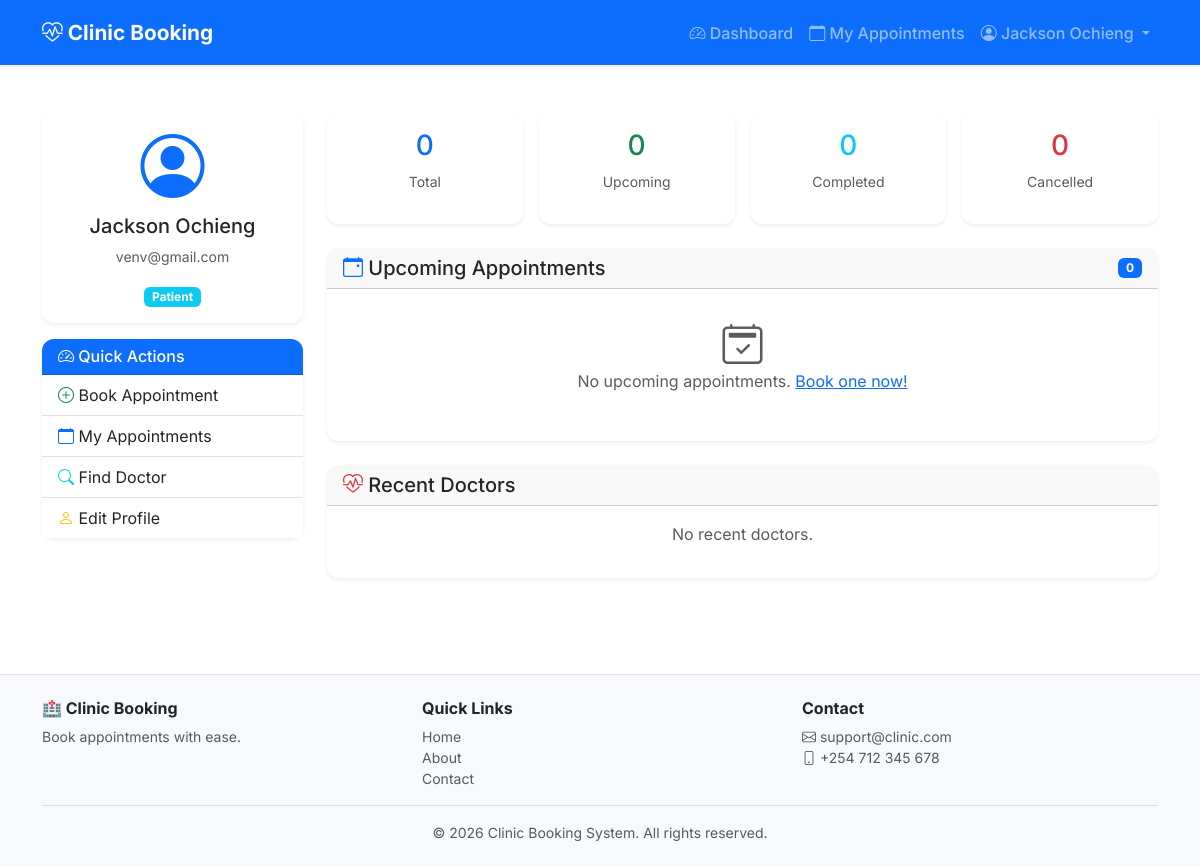
The app's page /accounts/dashboard/patient/ (signed in) with its own data.
### accounts/models.py (models this page shows, shortened)
class User(AbstractUser):
    ROLE_CHOICES = [
        ("patient", "Patient"),
        ("doctor", "Doctor"),
        ("admin", "Admin"),
        ("staff", "Staff"),
    ]
    email = models.EmailField(_("email address"), unique=True)
    phone_number = models.CharField(
        max_length=15,
        validators=[RegexValidator(r"^\+?1?\d{9,15}$")],
        blank=True,
        null=True,
    )
    role = models.CharField(max_length=20, choices=ROLE_CHOICES, default="patient")
    date_of_birth = models.DateField(null=True, blank=True)
    address = models.TextField(blank=True, null=True)
    profile_picture = models.ImageField(upload_to="profile_pics/", null=True, blank=True)
    last_login_ip = models.GenericIPAddressField(null=True, blank=True)
    is_verified = models.BooleanField(default=False)
    verification_token = models.CharField(max_length=255, blank=True, null=True)
    password_reset_token = models.CharField(max_length=255, blank=True, null=True)
    token_created_at = models.DateTimeField(null=True, blank=True)
    created_at = models.DateTimeField(auto_now_add=True)
    updated_at = models.DateTimeField(auto_now=True)
    groups = models.ManyToManyField(
        Group,
        verbose_name=_("groups"),
        blank=True,
        help_text=_("The groups this user belongs to. A user will get all permissions " "granted to each of their groups."),
        related_name="custom_user_set",
        related_query_name="custom_user",
    )
    user_permissions = models.ManyToManyField(
        Permission,
        verbose_name=_("user permissions"),
        blank=True,
        help_text=_("Specific permissions for this user."),
        related_name="custom_user_set",
        related_query_name="custom_user",
    )
    USERNAME_FIELD = "email"
    REQUIRED_FIELDS = ["username", "first_name", "last_name"]
    class Meta:
        ordering = ["-date_joined"]
        indexes = [
            models.Index(fields=["email"]),
            models.Index(fields=["role"]),
            models.Index(fields=["is_active"]),
        ]
    def get_full_name(self):
        return f"{self.first_name} {self.last_name}".strip()

### accounts/views_dashboard.py (the view)
@login_required
def patient_dashboard(request):
    user = request.user
    try:
        patient = Patient.objects.get(user=user)
    except Patient.DoesNotExist:
        messages.warning(request, "Please complete your profile")
        return redirect("profile")
    now = timezone.now()
    upcoming_appointments = Appointment.objects.filter(
        patient=patient, start_time__gte=now, status__in=["scheduled", "confirmed"]
    ).order_by("start_time")[:10]
    past_appointments = Appointment.objects.filter(patient=patient, start_time__lt=now).order_by("-start_time")[:10]
    total_appointments = Appointment.objects.filter(patient=patient).count()
    completed_appointments = Appointment.objects.filter(patient=patient, status="completed").count()
    cancelled_appointments = Appointment.objects.filter(patient=patient, status="cancelled").count()
    upcoming_count = Appointment.objects.filter(
        patient=patient, start_time__gte=now, status__in=["scheduled", "confirmed"]
    ).count()
    recent_doctors = Doctor.objects.filter(appointments__patient=patient).distinct()[:5]
    context = {
        "patient": patient,
        "upcoming_appointments": upcoming_appointments,
        "past_appointments": past_appointments,
        "total_appointments": total_appointments,
        "completed_appointments": completed_appointments,
        "cancelled_appointments": cancelled_appointments,
        "upcoming_count": upcoming_count,
        "recent_doctors": recent_doctors,
        "now": now,
    }
    return render(request, "dashboard/patient_dashboard.html", context)

### templates/dashboard/patient_dashboard.html (shortened to what this page needs)
{% extends 'base.html' %}
{% block content %}
<div class="container py-4">
    <div class="row">
        <div class="col-md-3">
            <div class="card shadow-sm mb-3">
                <div class="card-body text-center">
                    <i class="bi bi-person-circle display-3 text-primary"></i>
                    <h5 class="mt-2">{{ user.get_full_name }}</h5>
                    <p class="text-muted small">{{ user.email }}</p>
                    <span class="badge bg-info">{{ user.get_role_display }}</span>
                </div>
            </div>
            <div class="card shadow-sm">
                <div class="card-header bg-primary text-white">
                    <h6 class="mb-0"><i class="bi bi-speedometer2"></i> Quick Actions</h6>
                </div>
                <div class="list-group list-group-flush">
                    <a href="{% url 'book_appointment' %}" class="list-group-item list-group-item-action">
                        <i class="bi bi-plus-circle text-success"></i> Book Appointment
                    </a>
                    <a href="{% url 'appointment_list' %}" class="list-group-item list-group-item-action">
                        <i class="bi bi-calendar text-primary"></i> My Appointments
                    </a>
                    <a href="{% url 'doctor_list' %}" class="list-group-item list-group-item-action">
                        <i class="bi bi-search text-info"></i> Find Doctor
                    </a>
                    <a href="{% url 'profile' %}" class="list-group-item list-group-item-action">
                        <i class="bi bi-person text-warning"></i> Edit Profile
                    </a>
                </div>
            </div>
        </div>
        <div class="col-md-9">
            <div class="row g-3 mb-4">
                <div class="col-md-3 col-6">
                    <div class="card shadow-sm text-center">
                        <div class="card-body">
                            <h3 class="text-primary">{{ total_appointments|default:0 }}</h3>
                            <p class="text-muted small">Total</p>
                        </div>
                    </div>
                </div>
                <div class="col-md-3 col-6">
                    <div class="card shadow-sm text-center">
                        <div class="card-body">
                            <h3 class="text-success">{{ upcoming_count|default:0 }}</h3>
                            <p class="text-muted small">Upcoming</p>
                        </div>
                    </div>
                </div>
                <div class="col-md-3 col-6">
                    <div class="card shadow-sm text-center">
                        <div class="card-body">
                            <h3 class="text-info">{{ completed_appointments|default:0 }}</h3>
                            <p class="text-muted small">Completed</p>
                        </div>
                    </div>
                </div>
                <div class="col-md-3 col-6">
                    <div class="card shadow-sm text-center">
                        <div class="card-body">
                            <h3 class="text-danger">{{ cancelled_appointments|default:0 }}</h3>
                            <p class="text-muted small">Cancelled</p>
                        </div>
                    </div>
                </div>
            </div>
            <div class="card shadow-sm mb-4">
                <div class="card-header d-flex justify-content-between align-items-center">
                    <h5 class="mb-0"><i class="bi bi-calendar-event text-primary"></i> Upcoming Appointments</h5>
                    <span class="badge bg-primary">{{ upcoming_appointments|length }}</span>
                </div>
                <div class="card-body">
                    {% if upcoming_appointments %}
                        <div class="list-group">
                            {% for appointment in upcoming_appointments %}
                                <a href="{% url 'appointment_detail' appointment.id %}" class="list-group-item list-group-item-action d-flex justify-content-between align-items-center">
                                    <div>
                                        <h6 class="mb-1">Dr. {{ appointment.doctor.user.get_full_name }}</h6>
                                        <small class="text-muted">
                                            <i class="bi bi-calendar"></i> {{ appointment.start_time|date:"M d, Y" }}
                                            <i class="bi bi-clock ms-2"></i> {{ appointment.start_time|time:"g:i A" }}
                                        </small>
                                    </div>
                                    <span class="badge bg-success">{{ appointment.get_status_display }}</span>
                                </a>
                            {% endfor %}
                        </div>
                    {% else %}
                        <p class="text-muted text-center py-3">
                            <i class="bi bi-calendar2-check display-6 d-block"></i>
                            No upcoming appointments. <a href="{% url 'book_appointment' %}">Book one now!</a>
                        </p>
                    {% endif %}
                </div>
            </div>
            <div class="card shadow-sm">
                <div class="card-header">
                    <h5 class="mb-0"><i class="bi bi-heart-pulse text-danger"></i> Recent Doctors</h5>
                </div>
                <div class="card-body">
                    {% if recent_doctors %}
                        <div class="row g-3">
                            {% for doctor in recent_doctors %}
                                <div class="col-md-4">
                                    <a href="{% url 'doctor_detail' doctor.id %}" class="text-decoration-none">
                                        <div class="d-flex align-items-center p-2 border rounded">
                                            <i class="bi bi-person-circle fs-1 me-2 text-primary"></i>
                                            <div>
                                                <h6 class="mb-0">Dr. {{ doctor.user.get_full_name }}</h6>
                                                <small class="text-muted">{{ doctor.specialty }}</small>
                                            </div>
                                        </div>
                                    </a>
                                </div>
                            {% endfor %}
                        </div>
                    {% else %}
                        <p class="text-muted text-center">No recent doctors.</p>
                    {% endif %}
                </div>
            </div>
        </div>
    </div>
</div>
{% endblock %}

### templates/partials/header.html (shortened to what this page needs)
<nav class="navbar navbar-expand-lg navbar-dark bg-primary shadow-sm">
    <div class="container">
        <a class="navbar-brand fw-bold" href="{% url 'home' %}">
            <i class="bi bi-heart-pulse"></i> Clinic Booking
        </a>
        <div class="collapse navbar-collapse" id="navbarNav">
            <ul class="navbar-nav ms-auto">
                {% if user.is_authenticated %}
                    <li class="nav-item">
                        <a class="nav-link" href="{% url 'dashboard' %}">
                            <i class="bi bi-speedometer2"></i> Dashboard
                        </a>
                    </li>
                    <li class="nav-item">
                        <a class="nav-link" href="{% url 'appointment_list' %}">
                            <i class="bi bi-calendar"></i> My Appointments
                        </a>
                    </li>
                    <li class="nav-item dropdown">
                        <a class="nav-link dropdown-toggle" href="#" id="userDropdown" role="button" data-bs-toggle="dropdown">
                            <i class="bi bi-person-circle"></i> {{ user.get_full_name|default:user.username }}
                        </a>
                    </li>
                {% endif %}
            </ul>
        </div>
    </div>
</nav>

### static/css/style.css (style rules this page uses)
body { font-family: 'Inter', sans-serif; min-height: 100vh; display: flex; flex-direction: column; }
.card { border: none; border-radius: 12px; transition: transform 0.2s ease, box-shadow 0.2s ease; }
.card-header { border-radius: 12px 12px 0 0 !important; }
.navbar { padding: 12px 0; }
.navbar-brand { font-weight: 700; font-size: 1.3rem; }
.navbar .nav-link { font-weight: 500; padding: 8px 16px; }
.fade-in { animation: fadeIn 0.5s ease-in; }

### records on screen
User: get_full_name "Jackson Ochieng", email "venv@gmail.com", role "Patient"

### other values on screen
{{ total_appointments|default:0 }} "0"
{{ upcoming_count|default:0 }} "0"
{{ completed_appointments|default:0 }} "0"
{{ cancelled_appointments|default:0 }} "0"
{{ upcoming_appointments|length }} "0"
